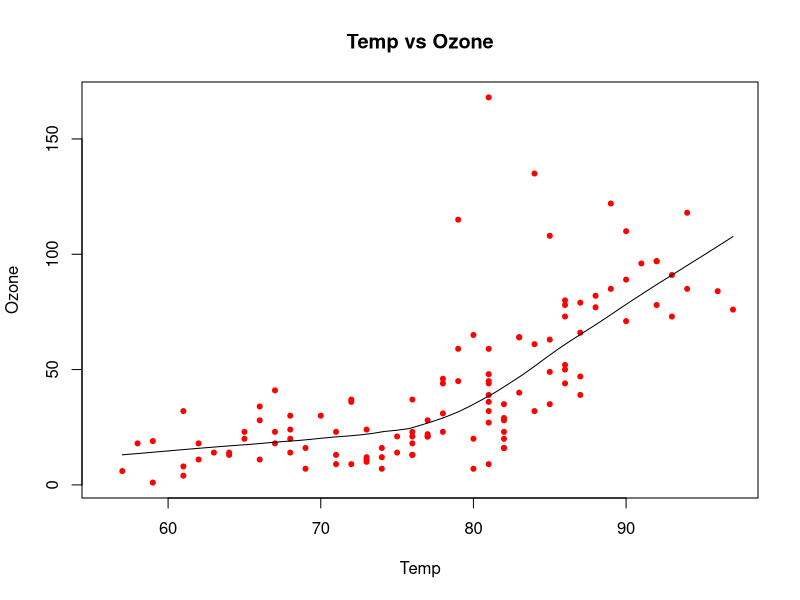
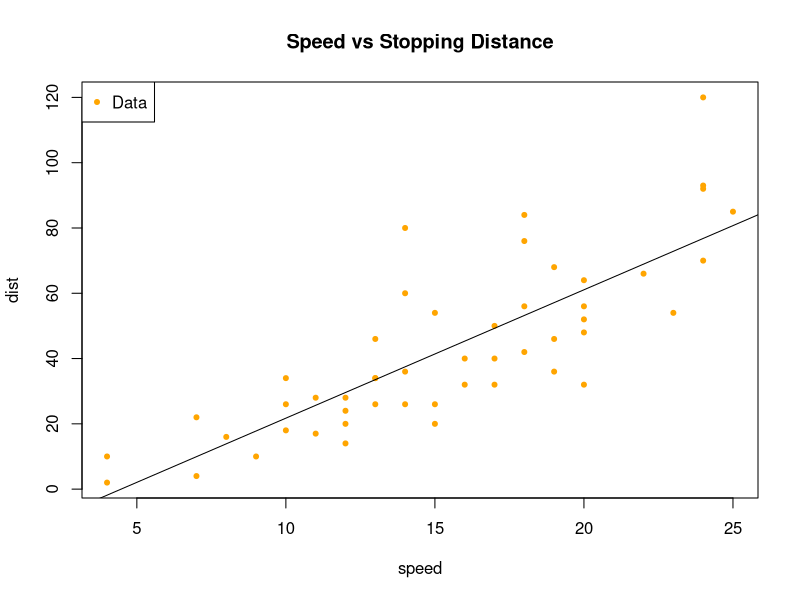
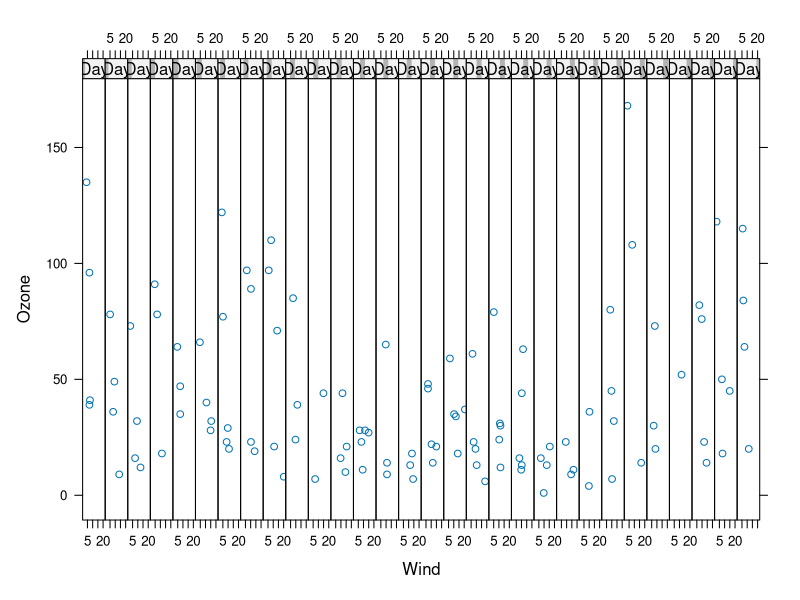
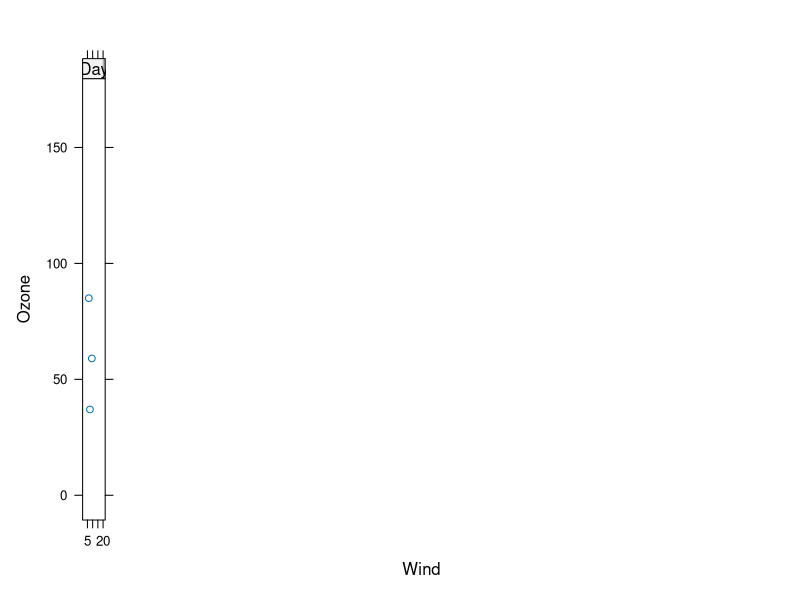
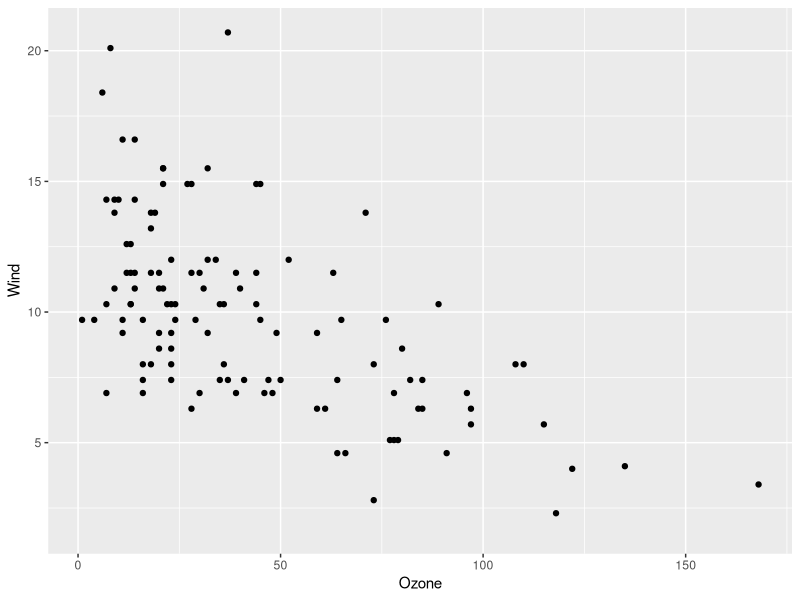

The R source for these figures, in order:
#8.1 The Base System##
with(airquality , {
  plot(Temp,Ozone , col = "red" , pch = 20) #Creating plot 
  lines(loess.smooth(Temp,Ozone))
  title("Temp vs Ozone")
})
############################
data(cars)
with(cars , {
  plot(speed , dist ,col = "orange" , pch = 20)
  abline(lm(dist~speed), lwd =1)
  title("Speed vs Stopping Distance")
  legend("topleft" , legend = "Data" , pch = 20 , col="orange")
})

## As you can see we build up plot really from blank canvas by adding more and 
## MOre addition to the plot
#############################

#8.2 The Lattice Systeme###
# Come up with lattice package
names(airquality)
library(lattice)

lattice::xyplot(Ozone ~ Wind | Day ,data = airquality ,layout =c(30,1))
                
#8.3 GGPLOT2 System##

#base + lattice = GGPLOT2 
# So you can do plotting, annotating ,conditioning as you want.

library(ggplot2)
qplot(Ozone ,Wind,data = airquality)
